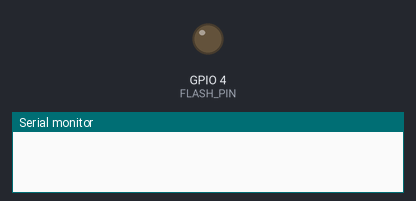
The sketch below on a simulated ESP32. On the bench: output pins drawn as LEDs (lit = HIGH), the last lines printed to the serial monitor. The camera gives no picture. At 4.6 s the program puts the board to deep sleep or switches it off; the recording ends there.

Above: at 0.1 s.
At 2.4 s:
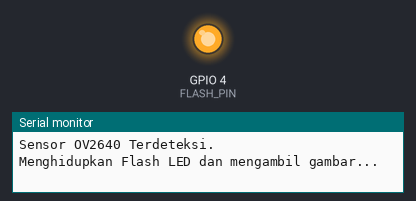
Timing chart, 0 to 4.6 s (numbered marks = the images above):
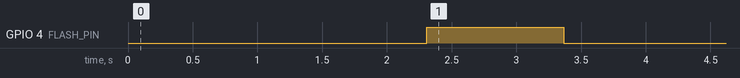

The sketch:

Transmitter_ESP32CAM.ino
```cpp
#include "esp_camera.h"
#include <HardwareSerial.h>
#include "driver/rtc_io.h"

// Pin konfigurasi untuk kamera AI-Thinker
#define PWDN_GPIO_NUM     32
#define RESET_GPIO_NUM    -1
#define XCLK_GPIO_NUM      0
#define SIOD_GPIO_NUM     26
#define SIOC_GPIO_NUM     27
#define Y9_GPIO_NUM       35
#define Y8_GPIO_NUM       34
#define Y7_GPIO_NUM       39
#define Y6_GPIO_NUM       36
#define Y5_GPIO_NUM       21
#define Y4_GPIO_NUM       19
#define Y3_GPIO_NUM       18
#define Y2_GPIO_NUM        5
#define VSYNC_GPIO_NUM    25
#define HREF_GPIO_NUM     23
#define PCLK_GPIO_NUM     22

// Pin LED Flash bawaan
#define FLASH_PIN 4

// --- SESUAI DENGAN GAMBAR PINOUT ESP32-CAM ---
// ESP32 memiliki fitur canggih "GPIO Matrix" yang bisa menyulap pin I/O biasa menjadi pin RX/TX.
// Coba lihat sisi KIRI pada gambar pinout-mu: ada pin GPIO 13 dan GPIO 14.
// Kita menggunakan pin tersebut agar pin U0R (3) dan U0T (1) tetap bebas dipakai untuk kabel USB TTL (upload).
#define LORA_RX_PIN 13 // Hubungkan pin ini ke TXD pada modul LoRa
#define LORA_TX_PIN 14 // Hubungkan pin ini ke RXD pada modul LoRa

HardwareSerial LoRaSerial(2);

void setup() {
  Serial.begin(115200);

  // Konfigurasi UART untuk LoRa sesuai dengan settingan di aplikasi Ebyte (115200 bps, 8N1)
  LoRaSerial.begin(115200, SERIAL_8N1, LORA_RX_PIN, LORA_TX_PIN);

  // Setup Flash LED
  pinMode(FLASH_PIN, OUTPUT);
  digitalWrite(FLASH_PIN, LOW);

  // --- DIAGNOSTIK HARDWARE ---
  delay(2000); // Beri waktu 2 detik agar arus listrik dari USB TTL stabil
  Serial.println("\n\n--- Cek Sistem ESP32-CAM ---");
  if(psramFound()){
    Serial.printf("PSRAM OK! Sisa: %d bytes\n", ESP.getFreePsram());
  } else {
    Serial.println("ERROR: PSRAM TIDAK AKTIF/TIDAK DITEMUKAN!");
    Serial.println("Silakan ke menu Tools -> PSRAM -> Ubah ke 'Enabled' di Arduino IDE.");
  }

  // Konfigurasi Kamera
  camera_config_t config;
  config.ledc_channel = LEDC_CHANNEL_0;
  config.ledc_timer = LEDC_TIMER_0;
  config.pin_d0 = Y2_GPIO_NUM;
  config.pin_d1 = Y3_GPIO_NUM;
  config.pin_d2 = Y4_GPIO_NUM;
  config.pin_d3 = Y5_GPIO_NUM;
  config.pin_d4 = Y6_GPIO_NUM;
  config.pin_d5 = Y7_GPIO_NUM;
  config.pin_d6 = Y8_GPIO_NUM;
  config.pin_d7 = Y9_GPIO_NUM;
  config.pin_xclk = XCLK_GPIO_NUM;
  config.pin_pclk = PCLK_GPIO_NUM;
  config.pin_vsync = VSYNC_GPIO_NUM;
  config.pin_href = HREF_GPIO_NUM;
  config.pin_sccb_sda = SIOD_GPIO_NUM;
  config.pin_sccb_scl = SIOC_GPIO_NUM;
  config.pin_pwdn = PWDN_GPIO_NUM;
  config.pin_reset = RESET_GPIO_NUM;
  config.xclk_freq_hz = 20000000; // UBAH KEMBALI: Sensor kamera ini ternyata menolak detak 10MHz

  config.pixel_format = PIXFORMAT_JPEG;
  config.frame_size = FRAMESIZE_VGA; // UBAH: OV3660 lebih stabil di resolusi VGA, sering bug memori (DMA) jika dipaksa ke QVGA
  config.jpeg_quality = 10;          // UBAH: Penyesuaian kompresi untuk OV3660
  config.fb_count = 1; // KEMBALIKAN KE 1: Library ESP32-mu mengalami "Stack Crash" jika menggunakan 2 buffer

  // Inisialisasi Kamera
  esp_err_t err = esp_camera_init(&config);
  if (err != ESP_OK) {
    Serial.printf("\n[ERROR KRITIS] Camera init failed with error 0x%x\n", err);
    Serial.println("Kamera tidak terdeteksi! Pastikan kabel pita OV3660 menancap lurus dan rapat.");
    Serial.flush();
    delay(3000);
    ESP.restart();
    return; // Cegah program lanjut berjalan agar tidak crash
  }

  // --- KONFIGURASI KHUSUS OV3660 ---
  // Driver ESP32 akan otomatis mendeteksi kameranya
  sensor_t * s = esp_camera_sensor_get();
  if (s != NULL && s->id.PID == OV3660_PID) {
    s->set_vflip(s, 1);       // OV3660 biasanya hasil fotonya terbalik
    s->set_brightness(s, 1);  // Diterangkan sedikit agar hama jelas
    s->set_saturation(s, -2); // Kurangi saturasi warna agar natural
    Serial.println("Sensor OV3660 Terdeteksi dan Dikalibrasi!");
  } else if (s != NULL) {
    Serial.println("Sensor OV2640 Terdeteksi.");
  }

  // --- PROSES MENGAMBIL GAMBAR ---
  Serial.println("Menghidupkan Flash LED dan mengambil gambar...");
  digitalWrite(FLASH_PIN, HIGH); // NYALAKAN LAMPU FLASH
  delay(1000); // Beri waktu 1 detik agar sensor kamera beradaptasi dengan terangnya cahaya

  camera_fb_t * fb = esp_camera_fb_get();

  digitalWrite(FLASH_PIN, LOW); // MATIKAN LAMPU FLASH segera setelah jepretan selesai

  if (!fb) {
    Serial.println("Gagal mengambil gambar");
  } else {
    Serial.printf("Gambar berhasil diambil. Ukuran file: %d bytes\n", fb->len);
    Serial.println("Mengirim data via LoRa...");

    // Kirim Header Penanda
    LoRaSerial.println("---START---");
    LoRaSerial.println(fb->len);
    delay(100);

    // Kirim data secara bertahap (Chunking)
    // Modul LoRa Ebyte memiliki buffer sekitar 400 bytes.
    // Jika dikirim sekaligus akan membuat buffer overflow.
    const int chunkSize = 150;
    for(size_t i = 0; i < fb->len; i += chunkSize) {
      size_t chunk = (i + chunkSize < fb->len) ? chunkSize : (fb->len - i);
      LoRaSerial.write(fb->buf + i, chunk);

      // Sangat penting: Jeda transmisi agar hardware radio LoRa sempat mentransmisikan data ke udara
      // Berdasarkan air data rate 62.5Kbps, delay 50ms sangat cukup.
      delay(50);
    }

    delay(100);
    LoRaSerial.println("\n---END---");

    // Kembalikan memori buffer
    esp_camera_fb_return(fb);
    Serial.println("Pengiriman selesai.");
  }

  // --- DEEP SLEEP ---
  Serial.println("Masuk ke mode Deep Sleep untuk menghemat baterai...");

  // Konfigurasi waktu tidur
  // UBAH KEMBALI KE 24*60*60 JIKA SUDAH DIPASANG DI KEBUN.
  // Untuk TESTING sekarang, kita set 30 detik saja:
  uint64_t TIME_TO_SLEEP = 30;
  esp_sleep_enable_timer_wakeup(TIME_TO_SLEEP * 1000000ULL);

  // Agar flash LED benar-benar mati dan tidak bocor arusnya saat deep sleep
  rtc_gpio_hold_en((gpio_num_t)FLASH_PIN);

  delay(1000);
  esp_deep_sleep_start();
}

void loop() {
  // Tidak ada loop karena menggunakan Deep Sleep
}
```

Measured:
- by itself, GPIO 4 (FLASH_PIN): LOW → HIGH at 2.3 s, → LOW 1.1 s later
